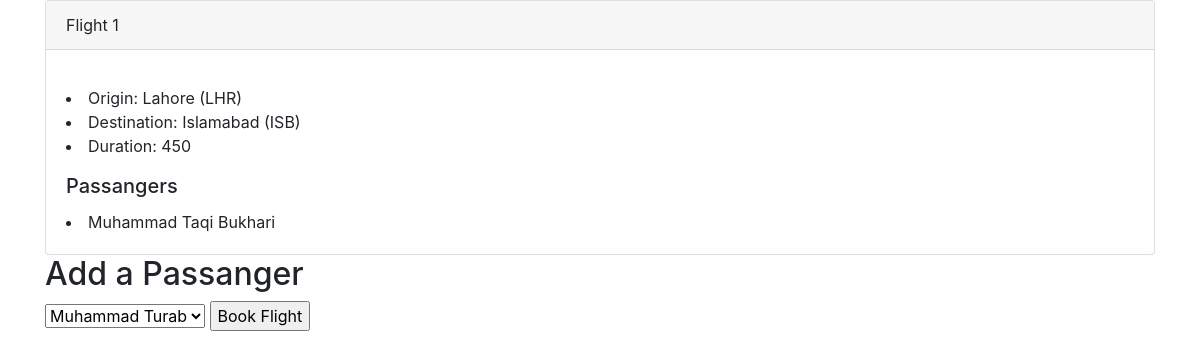
The page /1 on the database its author committed.
### flights/models.py (models this page shows, shortened)
class Flight(models.Model):
	origin = models.ForeignKey(Airport, on_delete=models.CASCADE, related_name='departures') # isb.departures.all()
	destination = models.ForeignKey(Airport, on_delete=models.CASCADE, related_name='arivals') # isb.arivals.all()
	duration = models.IntegerField()

class Airport(models.Model):
	code = models.CharField(max_length=5)
	city = models.CharField(max_length=64)
	def __str__(self):
		return f"{self.city} ({self.code})"

class Passanger(models.Model):
	first = models.CharField(max_length=64)
	last = models.CharField(max_length=64)
	flights = models.ManyToManyField(Flight, blank=True, related_name='passangers')
	def __str__(self):
		return f"{self.first} {self.last}"

### flights/views.py (the view)
# urls.py: path('<int:flight_id>', views.flight, name="flight"),
def flight(request, flight_id):
	try:
		flight = Flight.objects.get(pk=flight_id)
	except:
		raise Http404('Flight does not exists.')
	context = {
		'flight': flight,
		'passangers': flight.passangers.all(),
		'non_passangers': Passanger.objects.exclude(flights=flight).all()
	}
	return render(request, 'flights/flight.html', context)

### flights/templates/flights/flight.html (shortened to what this page needs)
{% extends 'flights/base.html' %}
{% block body %}
<div class="card">
  <div class="card-header">
    Flight {{ flight.id }}
  </div>
  <div class="card-body">
    <p class="card-text"><li>Origin: {{ flight.origin }}</li>
      <li>Destination: {{ flight.destination }}</li>
      <li>Duration: {{ flight.duration }}</li></p>
        <h5 class="card-title">Passangers</h5>
    {% for passanger in passangers %}
      <li>{{ passanger }}</li>
    {% endfor %}
  </div>
</div>
<h2>Add a Passanger</h2>
{% if non_passangers %}
<from action="" method='POST'>
<select name='passanger'>
  {% for passanger in non_passangers %}
    <option value="{{passanger.id}}">{{ passanger.first }}</option>
  {% endfor %}
</select>
<input type="submit" value="Book Flight">
</from>
{% else %}
<p>No passanger to addd.</p>
{% endif %}
{% endblock%}

### rows shown on the page
Flight: id "1", origin "Lahore (LHR)", destination "Islamabad (ISB)", duration "450"
Passanger: first+last "Muhammad Taqi Bukhari"

### other values the page prints
form field passanger "Muhammad Turab"
